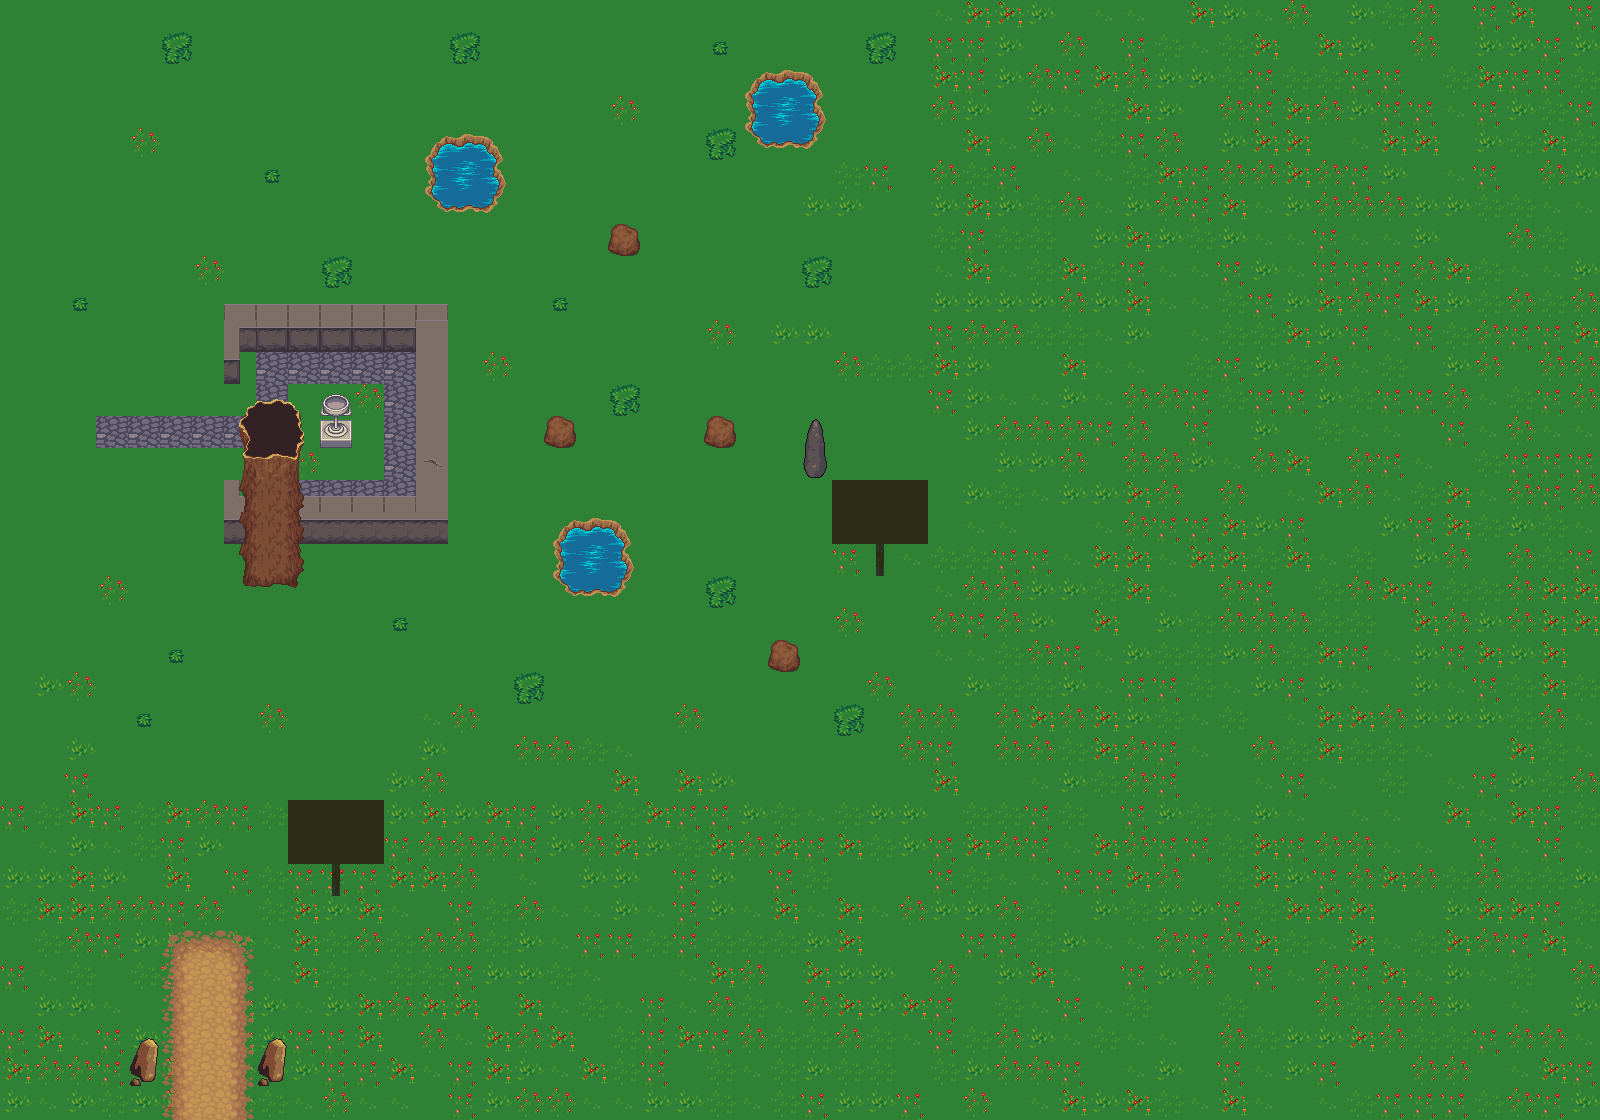

Below is a game level as drawn by its tile map, then a one-line description and the .tmx that defines it (tile-layer data replaced by summaries):
An orthogonal 50x35 tile map with 32x32 px tiles, 4 tile layers (ground, onGround, top, onTop) and 22 objects (2x Dialogzeile, 2x Gegner, Charakter, Teleport, LocatedSound).

<map version="1.0" orientation="orthogonal" renderorder="right-down" width="50" height="35" tilewidth="32" tileheight="32" nextobjectid="53">
 <tileset firstgid="1" name="terrain" tilewidth="32" tileheight="32" tilecount="1024" columns="32">
  <image source="../tilesets/terrain.png" width="1024" height="1024" />
  <tile id="187">
   <animation>
    <frame tileid="187" duration="300" />
    <frame tileid="189" duration="300" />
   </animation>
  </tile>
  <tile id="227">
   <objectgroup draworder="index">
    <object id="0" x="0" y="4" width="32" height="28" />
   </objectgroup>
  </tile>
  <tile id="388">
   <objectgroup draworder="index">
    <object id="0" x="0" y="0" width="32" height="32" />
   </objectgroup>
  </tile>
  <tile id="419">
   <objectgroup draworder="index">
    <object id="0" x="0" y="0" width="32" height="32" />
   </objectgroup>
  </tile>
  <tile id="420">
   <objectgroup draworder="index">
    <object id="0" x="0" y="0" width="16" height="32" />
   </objectgroup>
  </tile>
  <tile id="515">
   <objectgroup draworder="index">
    <object id="0" x="16" y="0" width="16" height="32" />
   </objectgroup>
  </tile>
  <tile id="516">
   <objectgroup draworder="index">
    <object id="0" x="0" y="0" width="32" height="32" />
   </objectgroup>
  </tile>
  <tile id="517">
   <objectgroup draworder="index">
    <object id="0" x="0" y="0" width="16" height="32" />
   </objectgroup>
  </tile>
  <tile id="606">
   <objectgroup draworder="index">
    <object id="0" x="9" y="0">
     <polygon points="0,0 8,0 21,7 22,19 22,25 17,30 11,31 7,32 -9,26 -6,13 -5,5" />
    </object>
   </objectgroup>
  </tile>
  <tile id="703">
   <objectgroup draworder="index">
    <object id="0" x="5" y="0">
     <polygon points="0,0 -1,21 5,30 15,30 21,22 22,13 20,0" />
    </object>
   </objectgroup>
  </tile>
 </tileset>
 <layer name="ground" width="50" height="35">
  <data>[1750 cells, 1749 non-empty, 10 distinct tile ids]</data>
 </layer>
 <layer name="onGround" width="50" height="35">
  <data>[1750 cells, 70 non-empty, 21 distinct tile ids]</data>
 </layer>
 <layer name="top" width="50" height="35">
  <data>[1750 cells, 47 non-empty, 12 distinct tile ids]</data>
 </layer>
 <layer name="onTop" width="50" height="35">
  <data>[1750 cells, 21 non-empty, 15 distinct tile ids]</data>
 </layer>
 <objectgroup name="block">
  <object id="33" x="447" y="135">
   <polygon points="0,0 -23,24 -18,51 -22,54 -19,61 -10,73 39,78 59,50 50,11 37,1" />
  </object>
  <object id="34" x="241" y="543">
   <polygon points="0,0 -1,11 4,21 2,40 23,44 37,40 55,44 62,28 58,3" />
  </object>
  <object id="37" x="288" y="1060">
   <polygon points="0,0 -24,24 -28,3 -11,-23" />
  </object>
  <object id="38" x="162" y="1062">
   <polygon points="0,0 -24,24 -28,3 -11,-23" />
  </object>
  <object id="44" x="874" y="544" width="11" height="32" />
  <object id="48" x="332" y="865" width="8" height="32" />
 </objectgroup>
 <objectgroup name="objects">
  <object id="35" name="Hope" type="Charakter" x="512" y="256" width="32" height="64" />
  <object id="39" name="Weg nach Indien" type="Teleport" x="166" y="1034" width="84" height="86">
   <properties>
    <property name="Map" value="tilemap2.tmx" />
    <property name="Range" value="50" />
    <property name="TriggerEvent" value="ENTER" />
    <property name="X" value="200" />
    <property name="Y" value="240" />
   </properties>
  </object>
  <object id="42" name="Sound" type="LocatedSound" x="557" y="704" width="223" height="251">
   <properties>
    <property name="Sound" value="res/spielwelt/audio/kebab.ogg" />
    <property name="TriggerEvent" value="INIT" />
   </properties>
  </object>
  <object id="46" name="Zeile 5 Dialogfenster" type="Dialogzeile" x="841" y="501" width="79" height="62">
   <properties>
    <property name="Line" value="5" />
    <property name="Range" value="32" />
    <property name="TriggerEvent" value="INTERACT" />
   </properties>
   <ellipse />
  </object>
  <object id="50" name="Zeile 4 Dialogfenster" type="Dialogzeile" x="296" y="824" width="79" height="62">
   <properties>
    <property name="Line" value="4" />
    <property name="Range" value="32" />
    <property name="TriggerEvent" value="INTERACT" />
   </properties>
   <ellipse />
  </object>
  <object id="51" name="BöserDude" type="Gegner" x="960" y="159" width="33" height="66" />
  <object id="52" name="BöserDude2" type="Gegner" x="1281" y="323" width="31" height="61" />
 </objectgroup>
</map>
